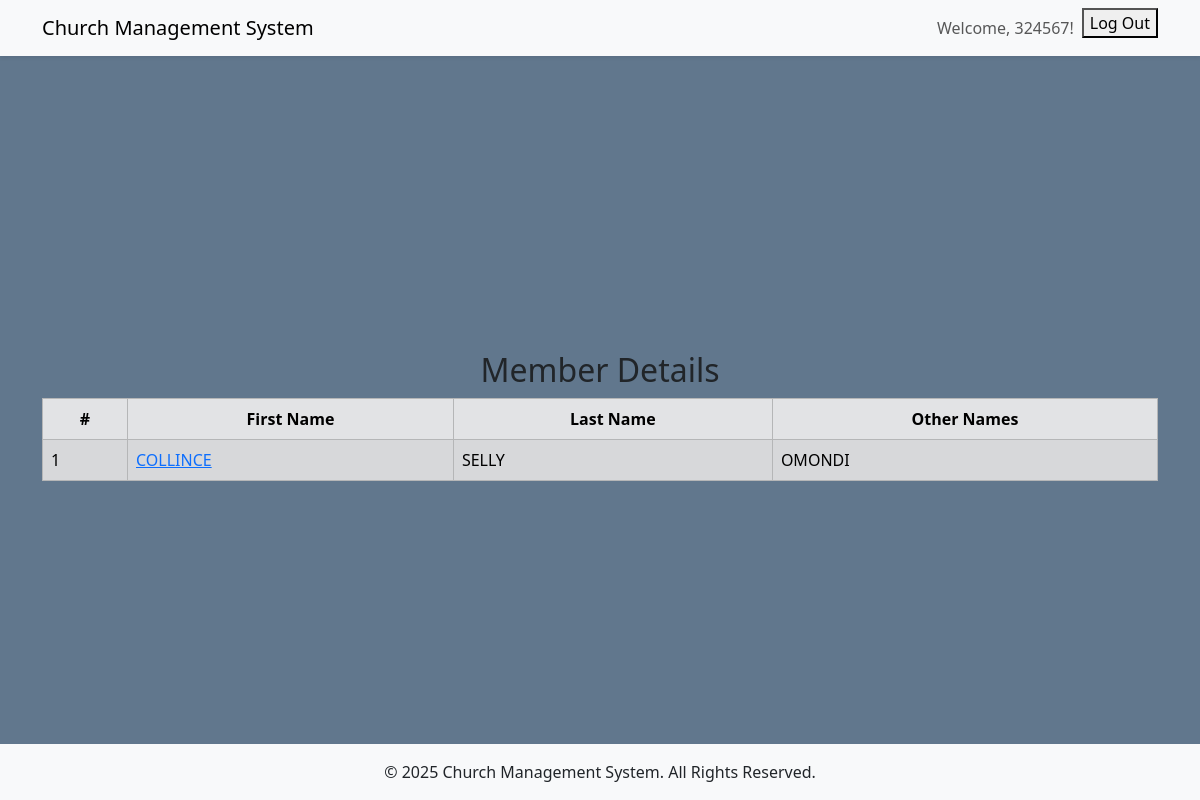
/member/me/ (signed in), run on the app's committed database.
### members/models.py (models this page shows, shortened)
class Members(models.Model):
    gender_choices = [
        ('Male', 'Male'),
        ('Female', 'Female'),
    ]
    marital_status_choices = [
        ('Married', 'Married'),
        ('Unmarried', 'Unmarried'),
        ('Widow/Widower', 'Widow/Widower'),
        ('Separated', 'Separated'),
        ('Divorced', 'Divorced'),
    ]
    membership_choices = [
        ('Transfer', 'Transfer'),
        ('Baptism', 'Baptism'),
    ]
    user = models.OneToOneField(User, on_delete=models.CASCADE, null=True, blank=True)
    first_name = models.CharField(max_length=100)
    last_name = models.CharField(max_length=100)
    middle_name = models.CharField(max_length=100)
    gender = models.CharField(max_length=10, choices=gender_choices)
    phone_number = models.CharField(max_length=15)
    email_address = models.EmailField()
    marital_status = models.CharField(max_length=20, choices=marital_status_choices)
    membership_by = models.CharField(max_length=10, choices=membership_choices)
    occupation = models.CharField(max_length=50)
    residence_address = models.CharField(max_length=200)
    unique_id = models.CharField(max_length=6, unique=True, editable=False, null=True)
    class Meta:
        verbose_name_plural = 'Members'

### members/views.py (the view, shortened to what this page needs)
# urls.py: path('member/me/', MembersDetailView.as_view(), name='member_detail'),
class MembersDetailView(CustomLoginRequiredMixin, DetailView):
    model = Members
    template_name = 'members/members_detail.html'
    def get_object(self, queryset = None):
        try:
            return self.request.user.members
        except Members.DoesNotExist:
            raise Http404('No member account found for this user.')

### members/views.py (called while the page is built)
    def dispatch(self, request, *args, **kwargs):
        if not request.user.is_authenticated:
            return redirect('/')
        return super().dispatch(request, *args, **kwargs)

### members/templates/members/members_detail.html
{% extends 'members/base.html' %}
{% block content %}
    <div class="container mt-5">
        <h2 class="text-center">Member Details</h2>
        <div class="table-responsive">
            <table class="table table-secondary table-striped table-hover table-bordered">
                <thead class="text-center">
                    <tr>
                        <th>#</th>
                        <th>First Name</th>
                        <th>Last Name</th>
                        <th>Other Names</th>
                    </tr>
                </thead>
                <tbody>
                    <tr>
                        <td>{{ object.id}}</td>
                        <td>
                            <a href="#">
                                {{ object.first_name }}
                            </a>
                        </td>
                        <td>{{ object.last_name }}</td>
                        <td>{{ object.middle_name }}</td>
                    </tr>
                </tbody>
            </table>
        </div>
    </div>
{% endblock content %}

### members/templates/partials/navbar_logged_in.html (shortened to what this page needs)
<nav class="navbar navbar-expand-lg navbar-light bg-light shadow-sm">
    <div class="container">
        <a class="navbar-brand" href="#">Church Management System</a>
        {% if request.user.is_authenticated %}
        <div class="collapse navbar-collapse" id="navbarNav">
            <ul class="navbar-nav ms-auto">
                <li class="nav-item">
                    <span class="nav-link">Welcome, {{ request.user.username }}!</span>
                </li>
                <li class="nav-item">
                    <form action="{% url 'logout' %}" method="post">
                        <button type="submit">Log Out</button>
                    </form>
                </li>
            </ul>
        {% endif %}
        </div>
    </div>
</nav>

### members/static/members/main.css (style rules this page uses)
html, body { height: 100%; margin: 0; padding: 0; }
body { background-color: #61778d; display: flex; flex-direction: column; min-height: 100vh; }

### data on the page
Members: id "1", first_name "COLLINCE", last_name "SELLY", middle_name "OMONDI"

### other printed values
{{ request.user.username }} "324567"
